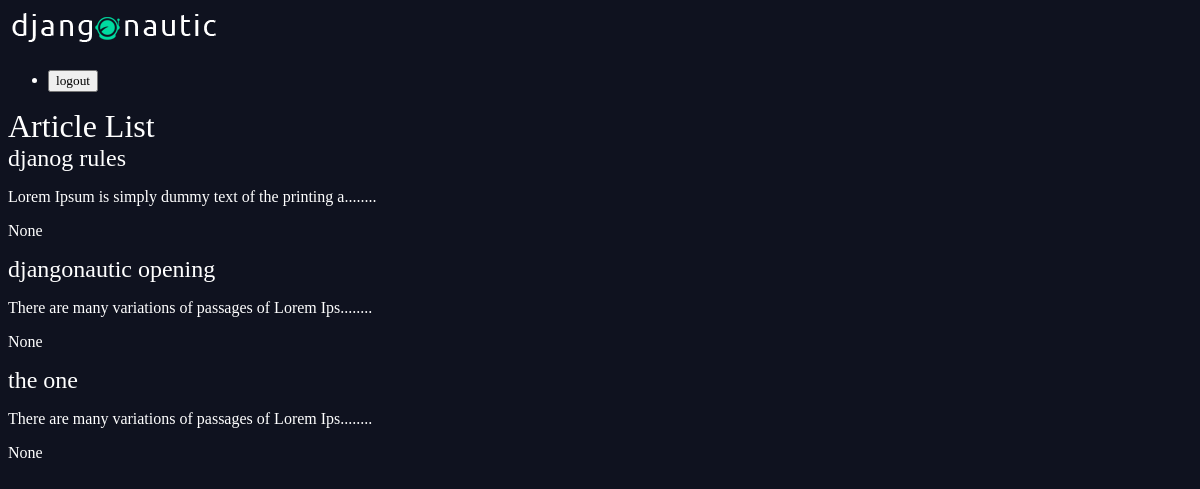
The app's page /article/, older data.
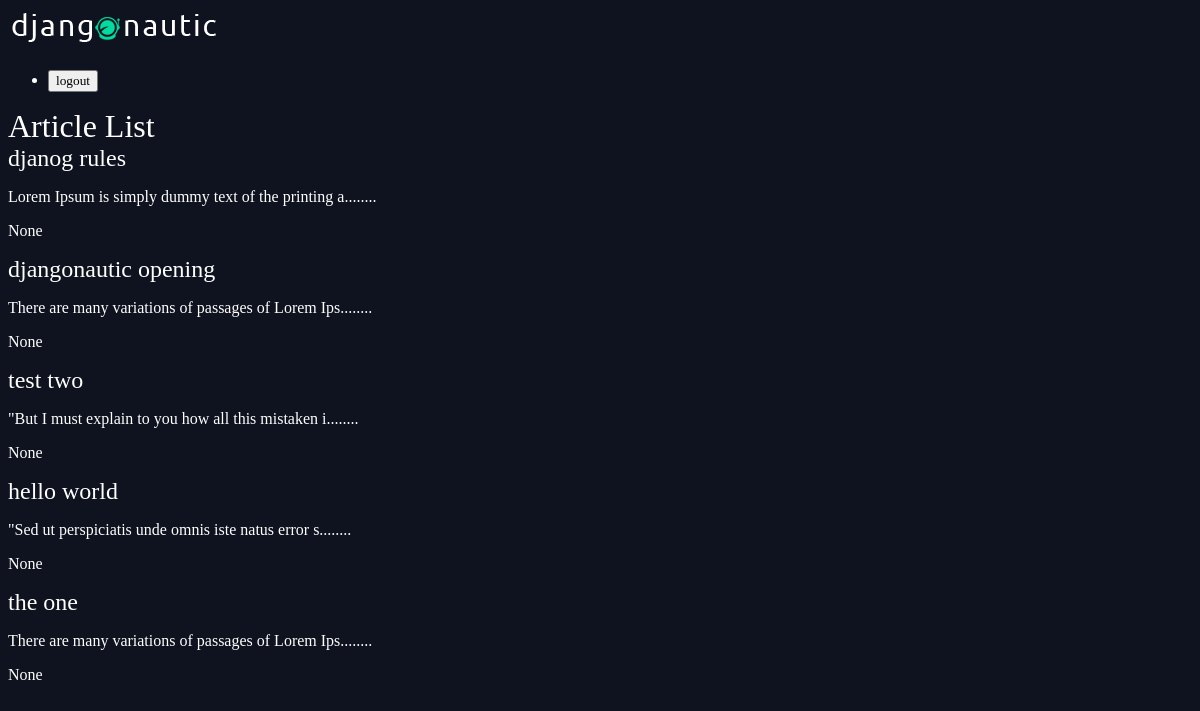
The same page, newer data.
### articles/models.py (models this page shows, shortened)
class  Article(models.Model):
    title=models.CharField(max_length=255)
    slug=models.SlugField()
    body=models.TextField()
    date=models.DateTimeField(auto_now_add=True)
    thumb=models.ImageField(default='default.png',blank=True)
    author=models.ForeignKey(User,on_delete=models.CASCADE, null=True)
    def snippet(self):
        return self.body[:50]+'........'

### articles/views.py (the view)
# urls.py: path('', views.artcile_list, name="list"),
def artcile_list(request):
    articles = Article.objects.all().order_by('date')
    return render(request, 'articles/article_list.html', {'articles': articles})

### articles/templates/articles/article_list.html
 {%  extends 'base_layout.html' %}  {%block content %}
    <h1>Article List</h1>
    <div class="articles">
        {% for article in articles %}
              <div class="article">
                <h2><a href="{% url 'articles:detail' slug=article.slug %}">{{article.title}}</a></h2>
                <p>{{article.snippet}}</p>
                <p>{{article.date}}</p>
              </div>
        {%  endfor  %}
    </div>
{% endblock%}

### templates/base_layout.html (shortened to what this page needs)
{% load static %}
<!DOCTYPE html>
<html>
<head>
    <link rel="stylesheet" href="{% static 'styles.css' %}">
</head>
<body>
        <header class="wrapper">
            <h1><a href="{%url 'articles:list'%}"><img src="{% static 'logo (1).png'%}" alt="couldn't find an image"></a></h1>
            <nav>
                <ul>
                    <li>
                        <form action="{% url 'accounts:logout' %}" class="logout-link" method="post">
                            <button type="submit">logout</button>
                        </form>
                    </li>
                </ul>
            </nav>
        </header>
        <div class="wrapper">
        {% block content %}
        {% endblock %}
    </div>
</body>
</html>

### assets/styles.css (style rules this page uses)
body { background-color: #0f121f; background-image: url(/static/stars.png); background-repeat-y: no-repeat; color: #fff; }
body * { font-family: Ubuntu; }
h1, h2, h3, h4, h5 { font-weight: normal; margin: 0; }
a, a:hover, a:visited { color: #fff; text-decoration: none; }

Row changes from the older to the newer data that the page shows:
added Article: title "test two", snippet "\"But I must explain to you how all this mistaken i........", date "None"
added Article: title "hello world", snippet "\"Sed ut perspiciatis unde omnis iste natus error s........", date "None"
